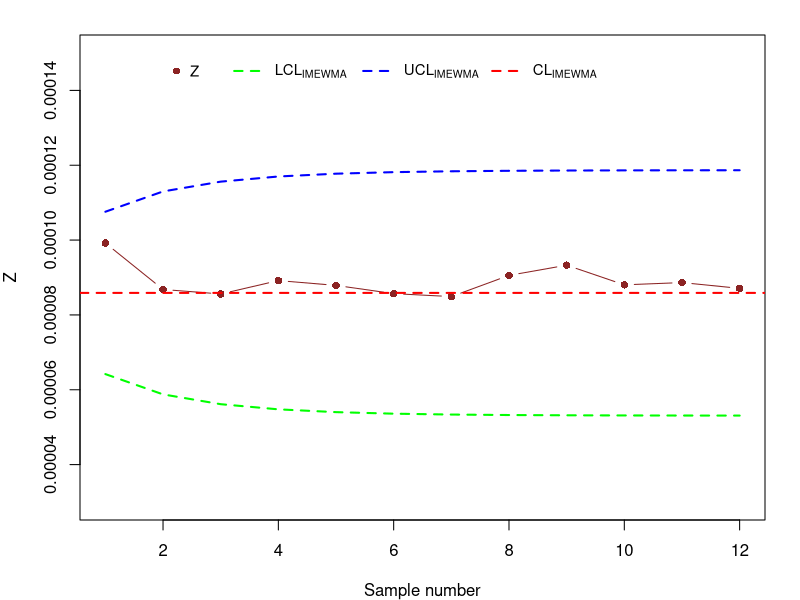

Here is the R script that generated this plot:
set.seed(558)

t=1:12
n=6
lamda=0.25
L=3.031
a=2/(3*n)
b=lamda/(2-lamda)
c=(1-(1-lamda)^(2*t))
w1<-1-(L*sqrt(a*b*c))
w1
w2<-1+(L*sqrt(a*b*c))
w2

x<-c(42.4,44.8,51.5,47.4,60.3,52,61.9,45.2,68.8,44.2,42.4,165.5,54,69.6,53.9,67.6,42.4,110,46.3,54,89.1,65.5,95.7,55,54.9,43.4,59.3,100.6,92.6,92.5,44.1,81.6,83,54,88,74.7,56.2,83,65,86.7,78.1,46.8,49.8,124.6,68.8,50.8,68.9,79.5,50.5,143.6,65.1,43.8,83.6,124.5,49.2,49.2,74.8,79.4,89.5,105.6,46.7,107.8,63.7,72.8,82.6,68.9,73.8,72.2,77.6,61.4,103.6,77.2)


r<- matrix(, nrow = 6, ncol=12)
s=z=c()
lambda=0.25
for(i in 1:12){
  r[,i]<-sample(x,6,replace = T)
  s[i]<-((3*6)^-1)*sum(r[,i]^-2)
  w0<-mean(s)
  if(i==1){
    z[i] <- lambda*s[i]+(1-lambda)*w0
  }else {
    z[i] <- lambda*s[i]+(1-lambda)*z[i-1]
  }
}

#plotting statistic
ZIM=c(z[1:7],1.00*z[8:12])

#EWMA control limits

UCL=w2*w0
CL=w0
LCL=w1*w0

#EWMA control chart
par(mar=c(4,4,1.75,1.75))
plot((ZIM),type ="b",ylim=c(0.000030,0.00015),xlim=c(1,12),ylab = "Z",xlab = "Sample number",col="brown4",pch=16)

abline(h =w0 , col = "red", lty = 2, lwd = 2)
lines(LCL,col="green",lwd=2,lty=2)
lines(UCL,col="blue",lwd=2,lty=2)
legend(2,0.00015,legend = "Z",pch = 16,bty = "n",cex = 0.9,col ="brown4")
legend(3,0.00015,
       c(expression('LCL'[IMEWMA]),
         expression('UCL'[IMEWMA]),
         expression('CL'[IMEWMA])),
       col = c("green","blue","red"),
       lwd = c(2,2,2),lty = c(2,2,2), bty = "n",horiz = T,cex = 0.9)


